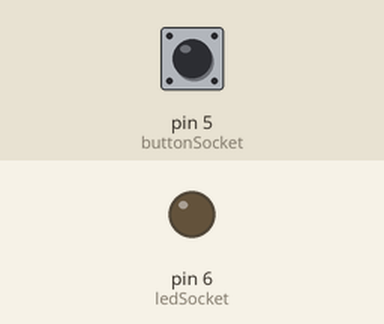
Simulated run of this sketch. Board: Arduino Uno, built with avr-gcc and run on an emulated ATmega328P. On the bench: output pins drawn as LEDs (lit = HIGH). The test bench sets the inputs (shaded band); at power-on: pin 5 (buttonSocket) LOW.

Above: at 1.2 s.
1.3 s: pin 5 (buttonSocket) pulled HIGH for 0.15 s
At 1.37 s:
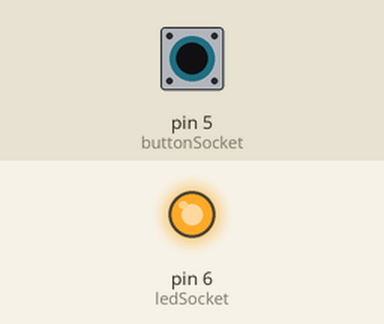
2.9 s: pin 5 (buttonSocket) pulled HIGH for 3.2 s
At 6.6 s:
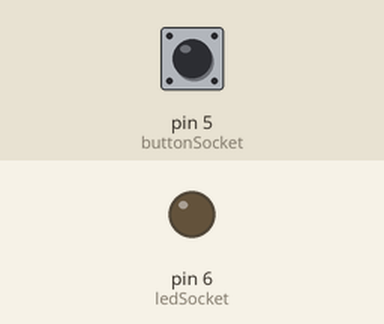
Timing chart, 0 to 8.1 s (numbered marks = the images above; inputs shaded):
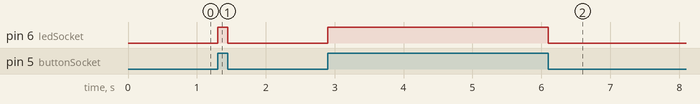

Measured:
- after the input at 1.3 s, pin 6 (ledSocket): LOW → HIGH at once, → LOW 0.15 s later
- after the input at 2.9 s, pin 6 (ledSocket): LOW → HIGH at once, → LOW 3.2 s later

The sketch:

L_03_C_04.ino
```cpp
const int ledSocket = 6;
const int buttonSocket = 5;

void setup(){
  pinMode(ledSocket, OUTPUT);
  pinMode(buttonSocket, INPUT);
}

void loop(){
  if(digitalRead(buttonSocket)){
    digitalWrite(ledSocket, HIGH);
  }
  else{
    digitalWrite(ledSocket, LOW);
  }
}
```
